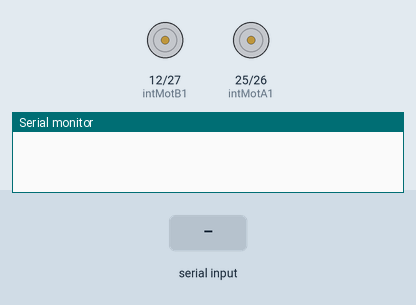
Recording of a sketch running on a simulated ESP32. Parts: motor-driver pin pairs drawn as motors (green arrow = first pin HIGH = forward, orange = second pin HIGH = backward, longer = more drive), the last lines printed to the serial monitor. The test bench sets the inputs (shaded band).

Above: at 1.2 s.
1.3 s: "1" received over Serial
At 2.5 s:
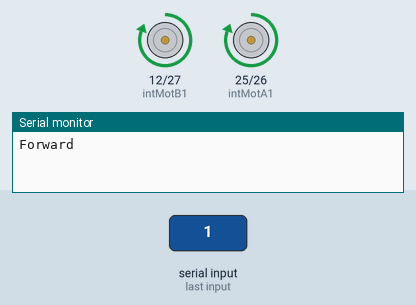
2.8 s: "2" received over Serial
At 3.7 s:
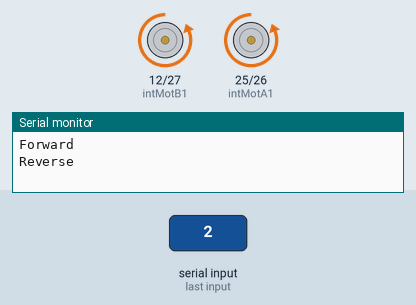
4.3 s: "3" received over Serial
At 4.8 s:
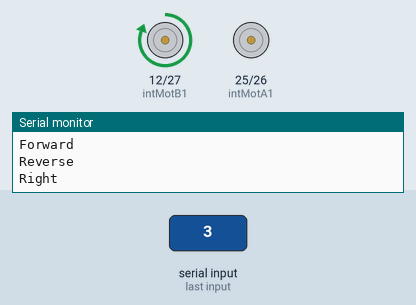
5.8 s: "4" received over Serial
At 7.2 s:
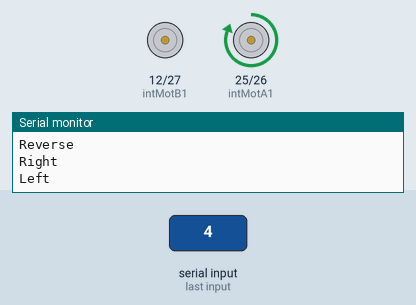
Timing chart, 0 to 8.3 s (numbered marks = the images above; inputs shaded):
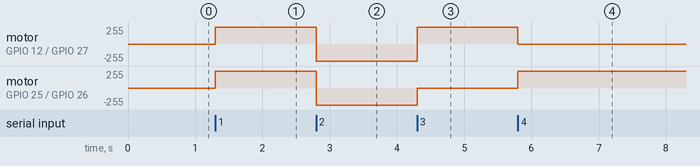

The sketch:

Motor_Controller.ino
```cpp
const int intMotB1 = 12;
const int intMotB2 = 27;
const int intMotA1 = 25;
const int intMotA2 = 26;

void setup() {
  // put your setup code here, to run once:
  pinMode(intMotA1, OUTPUT);
  pinMode(intMotA2, OUTPUT);
  pinMode(intMotB1, OUTPUT);
  pinMode(intMotB2, OUTPUT);

  Serial.begin(115200);
}

void loop() {
  // put your main code here, to run repeatedly:
  char userInput;

  while (Serial.available()){
    userInput = Serial.read();

    if (userInput == '1'){
      Forward();
    }else if (userInput == '2'){
        Reverse();
    }else if (userInput == '3'){
      Right();
    }
    else if (userInput == '4'){
      Left();
    }
    else if (userInput == '5'){
        Stop();
    }
  }
}

void Forward(){
  Serial.println("Forward");
  digitalWrite(intMotA1, HIGH);
  digitalWrite(intMotA2, LOW);
  digitalWrite(intMotB1, HIGH);
  digitalWrite(intMotB2, LOW);
}

void Reverse(){
  Serial.println("Reverse");
  digitalWrite(intMotA1, LOW);
  digitalWrite(intMotA2, HIGH);
  digitalWrite(intMotB1, LOW);
  digitalWrite(intMotB2, HIGH);
}

void Stop(){
  Serial.println("Stop");
  digitalWrite(intMotA1, LOW);
  digitalWrite(intMotA2, LOW);
  digitalWrite(intMotB1, LOW);
  digitalWrite(intMotB2, LOW);
}

void Right(){
  Serial.println("Right");
  digitalWrite(intMotA1, LOW);
  digitalWrite(intMotA2, LOW);
  digitalWrite(intMotB1, HIGH);
  digitalWrite(intMotB2, LOW);
}

void Left(){
  Serial.println("Left");
  digitalWrite(intMotA1, HIGH);
  digitalWrite(intMotA2, LOW);
  digitalWrite(intMotB1, LOW);
  digitalWrite(intMotB2, LOW);

}
```

Measured:
- after the input at 1.3 s, motor on GPIO 12 (intMotB1) / GPIO 27 (intMotB2), motor on GPIO 25 (intMotA1) / GPIO 26 (intMotA2): stopped → forward 255/255 at once
- after the input at 2.8 s, motor on GPIO 12 (intMotB1) / GPIO 27 (intMotB2), motor on GPIO 25 (intMotA1) / GPIO 26 (intMotA2): forward 255/255 → backward 255/255 at once
- after the input at 4.3 s, motor on GPIO 12 (intMotB1) / GPIO 27 (intMotB2): backward 255/255 → forward 255/255 at once; motor on GPIO 25 (intMotA1) / GPIO 26 (intMotA2): backward 255/255 → stopped at once
- after the input at 5.8 s, motor on GPIO 12 (intMotB1) / GPIO 27 (intMotB2): forward 255/255 → stopped at once; motor on GPIO 25 (intMotA1) / GPIO 26 (intMotA2): stopped → forward 255/255 at once
